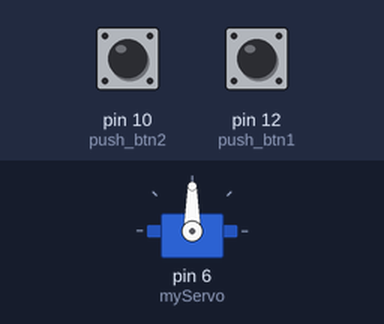
The sketch below on a simulated Arduino Uno, built with avr-gcc and run on an emulated ATmega328P. Shown: servo. The inputs (shaded band) are chosen by the test bench; at power-on: pin 12 (push_btn1) HIGH, pin 10 (push_btn2) HIGH. What the sketch prints to the serial monitor is not drawn.

Above: at 1.2 s.
1.3 s: pin 12 (push_btn1) pulled LOW for 1 s
At 3.1 s:
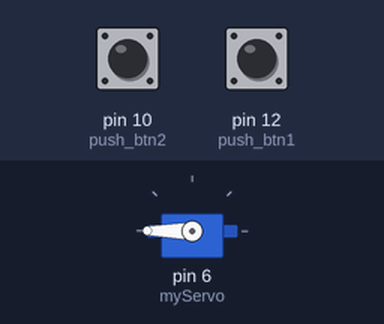
4.3 s: pin 10 (push_btn2) pulled LOW for 1 s
At 5.4 s:
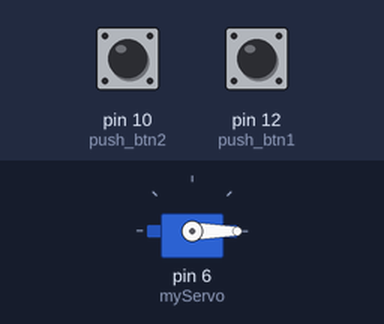
7.3 s: pin 12 (push_btn1) pulled LOW for 0.15 s
At 8.3 s:
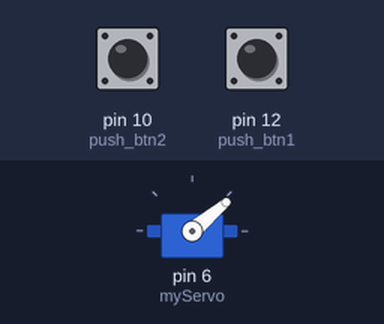
8.9 s: pin 12 (push_btn1) pulled LOW for 3.2 s
At 9.25 s:
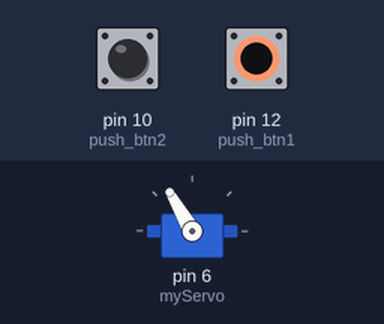
Timing chart, 0 to 11.9 s (numbered marks = the images above; inputs shaded):
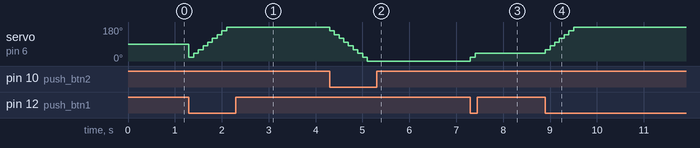

Measured:
- after the input at 1.3 s, servo on pin 6 (myServo): 90° → 20° at once, → 40° 0.10 s later, → 60° 0.10 s later, → 80° 0.10 s later, … (9 changes in this stretch)
- after the input at 4.3 s, servo on pin 6 (myServo): moves from 180° to 0° over 0.80 s, starting at once
- after the input at 7.3 s, servo on pin 6 (myServo): 0° → 20° at once, → 40° 0.10 s later
- after the input at 8.9 s, servo on pin 6 (myServo): moves from 40° to 180° over 0.60 s, starting at once

The sketch:

servoExamTeacher.ino
```cpp
#include <Servo.h>
Servo myServo;

int push_btn1 = 12; // + 용
int btn_state1 = 0; // 버튼이 눌려졌는지 판단하기 위한 상태값

int push_btn2 = 10; // - 용
int btn_state2 = 0;

int angle = 0; // 서브모터에 세팅할 각도

void setup() {
  Serial.begin(9600);

  myServo.attach(6); // 6은 핀 번호

  pinMode(push_btn1, INPUT);
  pinMode(push_btn2, INPUT);

}

void loop() {
  btn_state1 = digitalRead(push_btn1);
  btn_state2 = digitalRead(push_btn2);


  if(btn_state1 == LOW)
  {
    angle = angle + 20;
    if(angle > 180)
    {
      angle = 180;
      }
    Serial.println("+버튼 : " + (String)angle);
    myServo.write(angle);
    delay(100);
    }

   if(btn_state2 == LOW)
  {
    angle = angle - 20;
    if(angle < 0)
    {
      angle = 0;
      }
    myServo.write(angle);
    Serial.println("+버튼 : " + (String)angle);
    delay(100);
    }


}
```
